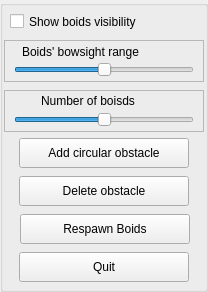
<?xml version="1.0" encoding="UTF-8"?>
<ui version="4.0">
 <class>SettingsBox</class>
 <widget class="QGroupBox" name="SettingsBox">
  <property name="geometry">
   <rect>
    <x>0</x>
    <y>0</y>
    <width>208</width>
    <height>292</height>
   </rect>
  </property>
  <property name="windowTitle">
   <string>GroupBox</string>
  </property>
  <widget class="QCheckBox" name="boids_view_show">
   <property name="geometry">
    <rect>
     <x>10</x>
     <y>10</y>
     <width>188</width>
     <height>23</height>
    </rect>
   </property>
   <property name="toolTip">
    <string>&lt;html&gt;&lt;head/&gt;&lt;body&gt;&lt;p&gt;Show the area around the boids, inside which they see other boids and obstacles.&lt;/p&gt;&lt;/body&gt;&lt;/html&gt;</string>
   </property>
   <property name="whatsThis">
    <string/>
   </property>
   <property name="text">
    <string>Show boids visibility</string>
   </property>
  </widget>
  <widget class="QPushButton" name="reload_button">
   <property name="geometry">
    <rect>
     <x>20</x>
     <y>214</y>
     <width>170</width>
     <height>30</height>
    </rect>
   </property>
   <property name="text">
    <string>Respawn Boids</string>
   </property>
  </widget>
  <widget class="QPushButton" name="quit_button">
   <property name="geometry">
    <rect>
     <x>19</x>
     <y>252</y>
     <width>170</width>
     <height>30</height>
    </rect>
   </property>
   <property name="text">
    <string>Quit</string>
   </property>
  </widget>
  <widget class="QFrame" name="frame">
   <property name="geometry">
    <rect>
     <x>4</x>
     <y>90</y>
     <width>200</width>
     <height>42</height>
    </rect>
   </property>
   <property name="toolTip">
    <string>&lt;html&gt;&lt;head/&gt;&lt;body&gt;&lt;p&gt;Mininum value is 50&lt;/p&gt;&lt;p&gt;Maximum value is 200&lt;/p&gt;&lt;/body&gt;&lt;/html&gt;</string>
   </property>
   <property name="frameShape">
    <enum>QFrame::StyledPanel</enum>
   </property>
   <property name="frameShadow">
    <enum>QFrame::Raised</enum>
   </property>
   <widget class="QLabel" name="label_2">
    <property name="geometry">
     <rect>
      <x>37</x>
      <y>3</y>
      <width>126</width>
      <height>17</height>
     </rect>
    </property>
    <property name="text">
     <string>&lt;html&gt;&lt;head/&gt;&lt;body&gt;&lt;p&gt;Number of boisds&lt;/p&gt;&lt;/body&gt;&lt;/html&gt;</string>
    </property>
   </widget>
   <widget class="QSlider" name="boids_number_slider">
    <property name="geometry">
     <rect>
      <x>10</x>
      <y>20</y>
      <width>180</width>
      <height>20</height>
     </rect>
    </property>
    <property name="cursor">
     <cursorShape>SizeHorCursor</cursorShape>
    </property>
    <property name="minimum">
     <number>50</number>
    </property>
    <property name="maximum">
     <number>200</number>
    </property>
    <property name="sliderPosition">
     <number>125</number>
    </property>
    <property name="orientation">
     <enum>Qt::Horizontal</enum>
    </property>
   </widget>
  </widget>
  <widget class="QFrame" name="frame_2">
   <property name="geometry">
    <rect>
     <x>4</x>
     <y>40</y>
     <width>200</width>
     <height>42</height>
    </rect>
   </property>
   <property name="toolTip">
    <string>&lt;html&gt;&lt;head/&gt;&lt;body&gt;&lt;p&gt;Minimum value is 40&lt;/p&gt;&lt;p&gt;Maximun value is 100&lt;/p&gt;&lt;/body&gt;&lt;/html&gt;</string>
   </property>
   <property name="frameShape">
    <enum>QFrame::StyledPanel</enum>
   </property>
   <property name="frameShadow">
    <enum>QFrame::Raised</enum>
   </property>
   <widget class="QLabel" name="label">
    <property name="geometry">
     <rect>
      <x>18</x>
      <y>4</y>
      <width>164</width>
      <height>17</height>
     </rect>
    </property>
    <property name="contextMenuPolicy">
     <enum>Qt::DefaultContextMenu</enum>
    </property>
    <property name="toolTip">
     <string/>
    </property>
    <property name="text">
     <string>&lt;html&gt;&lt;head/&gt;&lt;body&gt;&lt;p&gt;Boids' bowsight range&lt;/p&gt;&lt;/body&gt;&lt;/html&gt;</string>
    </property>
   </widget>
   <widget class="QSlider" name="radius_slider">
    <property name="geometry">
     <rect>
      <x>10</x>
      <y>20</y>
      <width>180</width>
      <height>20</height>
     </rect>
    </property>
    <property name="cursor">
     <cursorShape>SizeHorCursor</cursorShape>
    </property>
    <property name="styleSheet">
     <string notr="true"/>
    </property>
    <property name="minimum">
     <number>40</number>
    </property>
    <property name="maximum">
     <number>100</number>
    </property>
    <property name="value">
     <number>70</number>
    </property>
    <property name="sliderPosition">
     <number>70</number>
    </property>
    <property name="orientation">
     <enum>Qt::Horizontal</enum>
    </property>
   </widget>
  </widget>
  <widget class="QPushButton" name="add_circle_button">
   <property name="geometry">
    <rect>
     <x>19</x>
     <y>138</y>
     <width>170</width>
     <height>30</height>
    </rect>
   </property>
   <property name="toolTip">
    <string>&lt;html&gt;&lt;head/&gt;&lt;body&gt;&lt;p&gt;Obstacle that boids fly around.&lt;/p&gt;&lt;/body&gt;&lt;/html&gt;</string>
   </property>
   <property name="text">
    <string>Add circular obstacle</string>
   </property>
  </widget>
  <widget class="QPushButton" name="delete_obstacle_button">
   <property name="geometry">
    <rect>
     <x>19</x>
     <y>176</y>
     <width>170</width>
     <height>30</height>
    </rect>
   </property>
   <property name="text">
    <string>Delete obstacle</string>
   </property>
  </widget>
 </widget>
 <resources/>
 <connections/>
</ui>
